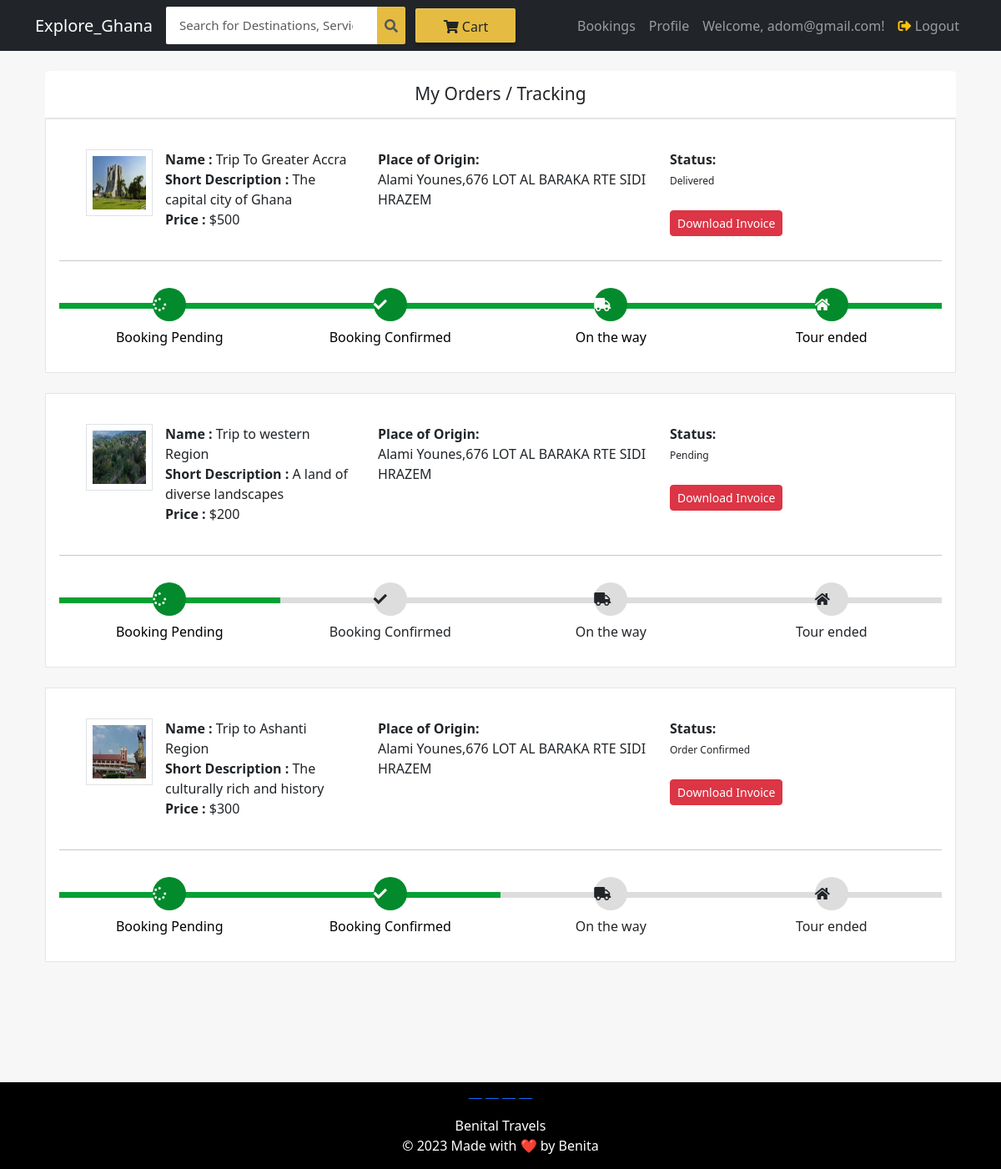
Page /my-order (signed in) on the earlier database version.
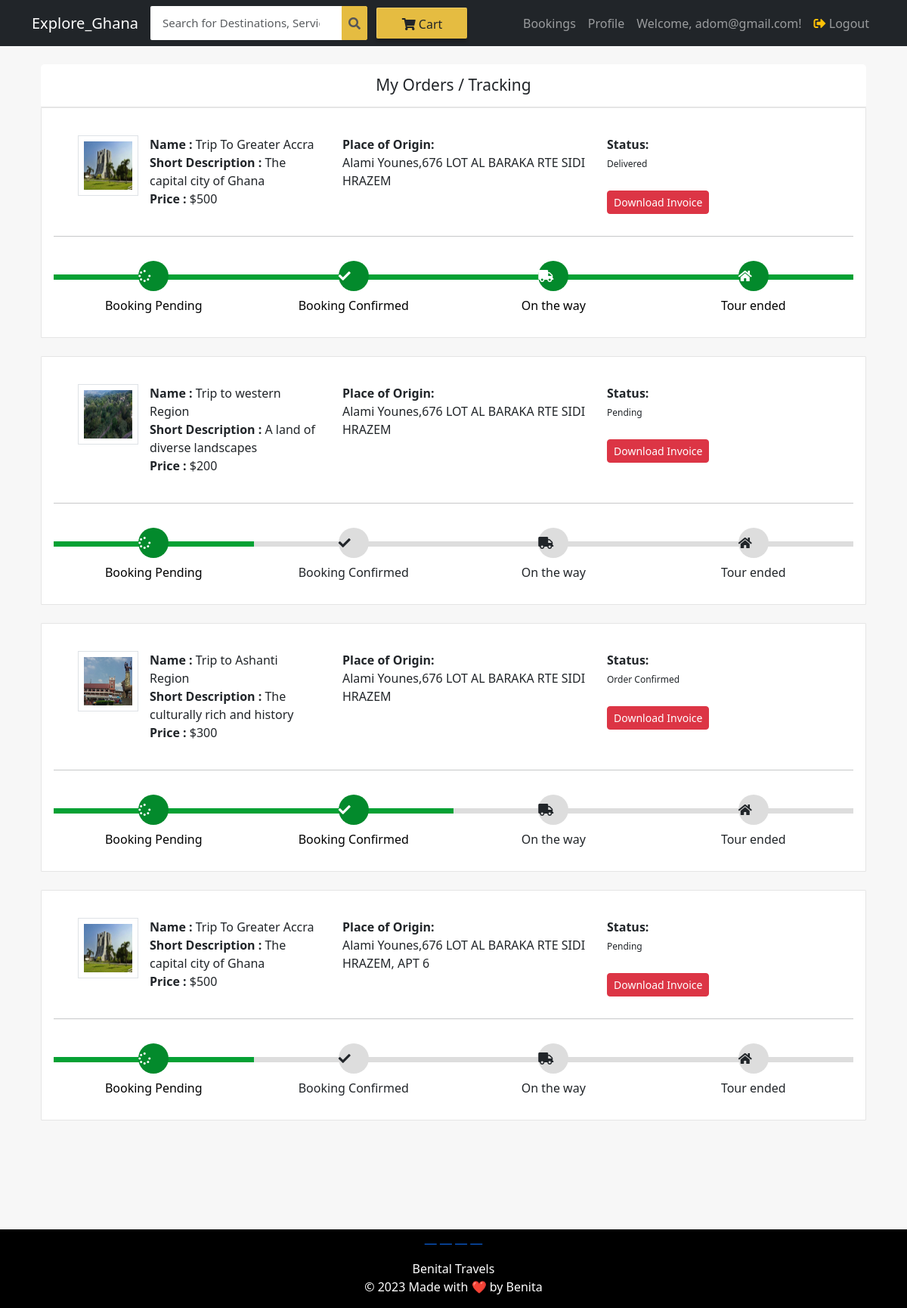
Same page on the later database version.
### ecom/models.py (models this page shows, shortened)
class Product(models.Model):
    name = models.CharField(max_length=40)
    product_image = models.ImageField(upload_to='product_image/', null=True, blank=True)
    price = models.PositiveIntegerField()
    detailed_description = models.CharField(max_length=2000 ,default='Fill in ')
    short_description = models.CharField(max_length=40)

class Orders(models.Model):
    STATUS =(
        ('Pending','Pending'),
        ('Confirmed',' Confirmed'),
        ('Tour Started','Tour Started'),
        ('Tour Ended','Tour Ended'),
    )
    customer=models.ForeignKey('Customer', on_delete=models.CASCADE,null=True)
    product=models.ForeignKey('Product',on_delete=models.CASCADE,null=True)
    email = models.CharField(max_length=50,null=True)
    address = models.CharField(max_length=500,null=True)
    mobile = models.CharField(max_length=20,null=True)
    order_date= models.DateField(auto_now_add=True,null=True)
    status=models.CharField(max_length=50,null=True,choices=STATUS)

### ecom/views.py (the view)
# urls.py: path('my-order', views.my_order_view,name='my-order'),
@login_required(login_url='customerlogin')
@user_passes_test(is_customer)
def my_order_view(request):
    customer=models.Customer.objects.get(user_id=request.user.id)
    user_name = request.user.username
    orders=models.Orders.objects.all().filter(customer_id = customer)
    ordered_products=[]
    for order in orders:
        ordered_product=models.Product.objects.all().filter(id=order.product.id)
        ordered_products.append(ordered_product)
    return render(request,'ecom/my_order.html',{'data':zip(ordered_products,orders),'user_name':user_name})

### ecom/views.py (called while the page is built)
def is_customer(user):
    return user.groups.filter(name='CUSTOMER').exists()

### templates/ecom/my_order.html (shortened to what this page needs)
{% extends 'ecom/customer_base.html' %}
{% load static %}
{% block content %}
<br>
<div class="container">
    <header class="card-header" style="text-align:center; font-size: 21px"> My Orders / Tracking </header>
    {% for products,order in data %}
    <article class="card">
        <div class="card-body">
            <ul class="row" style="margin-left:20px;margin-top:20px;">
                <li class="col-md-4">
                  <figure class="itemside mb-3">
                    {%for product in products%}
                      <div class="aside"><img src="{% static product.product_image.url %}" class="img-sm border"></div>
                      <figcaption class="info align-self-center">
                          <p class="title"><strong>Name : </strong>{{product.name}} <br> <strong>Short Description : </strong>{{product.short_description}} <br> <strong>Price : </strong>${{product.price}}</p>
                      </figcaption>
                  </figure>
                </li>
                <li class="col-md-4">
                    <div class="col"> <strong>Place of Origin:</strong> <br> {{order.address}}</div>
                </li>
                <li class="col-md-4">
                    <div class="col"> <strong>Status:</strong> <br>
                        {% if order.status == 'Pending'%}
                        <td> <span class="label label-info" style="font-size: 12px; border-radius: 30px;">{{order.status}}</span></td>
                        {% elif order.status == 'Delivered' %}
                        <td> <span class="label label-success" style="font-size: 12px; border-radius: 30px;">{{order.status}}</span></td>
                        {% elif order.status == 'Out for Delivery' %}
                        <td> <span class="label label-default" style="font-size: 12px; border-radius: 30px;">{{order.status}}</span></td>
                        {%else%}
                          <td> <span class="label label-primary" style="font-size: 12px; border-radius: 30px;">{{order.status}}</span></td>
                        {%endif%}
                    </div> <br>
                    <h4><a style="text-decoration:none;" href="{% url 'download-invoice' order.id product.id  %}" ><button class="btn btn-danger btn-sm">Download Invoice</button></a></h4>
                </li>
                {%endfor%}
            </ul>
            <hr>
            <div class="track">
                {%if order.status == 'Pending' %}
                <div class="step active"> <span class="icon"> <i style="padding-top:3px; padding-right:25px;" class="fa fa-spinner"></i> </span> <span class="text">Booking Pending</span> </div>
                <div class="step "> <span class="icon"> <i style="padding-top:3px; padding-right:25px;" class="fa fa-check"></i> </span> <span class="text"> Booking Confirmed</span> </div>
                <div class="step "> <span class="icon"> <i style="padding-top:3px; padding-right:25px;" class="fa fa-truck"></i> </span> <span class="text"> On the way </span> </div>
                <div class="step "> <span class="icon"> <i style="padding-top:3px; padding-right:25px;" class="fa fa-home"></i> </span> <span class="text">Tour ended</span> </div>
                {%elif order.status == 'Order Confirmed' %}
                <div class="step active"> <span class="icon"> <i style="padding-top:3px; padding-right:25px;" class="fa fa-spinner"></i> </span> <span class="text">Booking Pending</span> </div>
                <div class="step active"> <span class="icon"> <i style="padding-top:3px; padding-right:25px;" class="fa fa-check"></i> </span> <span class="text"> Booking Confirmed</span> </div>
                <div class="step "> <span class="icon"> <i style="padding-top:3px; padding-right:25px;" class="fa fa-truck"></i> </span> <span class="text"> On the way </span> </div>
                <div class="step "> <span class="icon"> <i style="padding-top:3px; padding-right:25px;" class="fa fa-home"></i> </span> <span class="text">Tour ended</span> </div>
                {%else%}
                <div class="step active"> <span class="icon"> <i style="padding-top:3px; padding-right:25px;" class="fa fa-spinner"></i> </span> <span class="text">Booking Pending</span> </div>
                <div class="step active"> <span class="icon"> <i style="padding-top:3px; padding-right:25px;" class="fa fa-check"></i> </span> <span class="text"> Booking Confirmed</span> </div>
                <div class="step active"> <span class="icon"> <i style="padding-top:3px; padding-right:25px;" class="fa fa-truck"></i> </span> <span class="text"> On the way </span> </div>
                <div class="step active"> <span class="icon"> <i style="padding-top:3px; padding-right:25px;" class="fa fa-home"></i> </span> <span class="text">Tour ended</span> </div>
                {%endif%}
            </div>
        </div>
    </article><br>
    {%endfor%}
</div>
<br><br><br><br><br>
{% endblock content %}

### templates/ecom/customer_base.html (shortened to what this page needs)
{% load static %}
<!DOCTYPE html>
<html>
<head>
    <link href="https://cdn.jsdelivr.net/npm/bootstrap@5.3.0/dist/css/bootstrap.min.css" rel="stylesheet">
    <link rel="stylesheet" href="https://maxcdn.bootstrapcdn.com/font-awesome/4.7.0/css/font-awesome.min.css">
    <link rel="stylesheet" href="https://cdnjs.cloudflare.com/ajax/libs/font-awesome/5.15.3/css/all.min.css" />
</head>
<body>
<nav id="navbar" class="navbar navbar-expand-lg navbar-dark bg-dark">
  <div class="container">
    <a class="navbar-brand" href="/">Explore_Ghana</a>
    <div class="collapse navbar-collapse" id="navbar-collapse">
<form action="/search" method="get" class="d-flex navbar-form navbar-right">
  <div class="input-group">
    <input class="form-control navbar-input" type="search" placeholder="Search for Destinations, Services and more" name="query" id="query">
    <div class="input-group-append">
      <button class="btn btn-outline-light navbar-button px-2" type="submit"  style="height: 45px;">
        <span class="fa fa-search"></span>
      </button>
    </div>
  </div>
</form>
      <a class="navbar-text cart-button" href="/cart-client">
        <span class="fa fa-shopping-cart cart-svg"></span>  Cart
      </a>
      <ul class="navbar-nav ms-auto">
        <li class="nav-item">
          <a class="nav-link" href="/my-order">Bookings</a>
        </li>
        <li class="nav-item">
          <a class="nav-link" href="/my-profile">Profile</a>
        </li>
        <li class="nav-item">
          <span class="nav-link">Welcome, {{ user_name }}!</span>
        </li>
        <li class="nav-item">
          <a class="nav-link" href="/logout">
           <i class="fa fa-sign-out-alt text-warning"></i> Logout
         </a>
        </li>
      </ul>
    </div>
  </div>
</nav>
<div class="container">
    <div class="row">
        <div class="col-md-12 col-sm-12">
            {% block content %}
            {% endblock content %}
        </div>
    </div>
</div>
<footer style="background-color: black;">
    <div class="container">
        <div class="row">
            <div class="col-md-12 col-sm-12 text-center">
                <p>
                    <a href="https://www.facebook.com/benita.katalena" class="fa fa-facebook"></a>
                    <a href="https://wa.me/233558803168" class="fa fa-whatsapp"></a>
                    <a href="https://instagram.com/mami.gyamfua?igshid=MzRlODBiNWFlZA==" class="fa fa-instagram"></a>
                    <a href="#" class="fa fa-twitter"></a>
                </p>
            </div>
        </div>
        <div class="row">
            <div class="col-md-12 col-sm-12 text-center">
                <div style="color:#ffffff;" class="wow fadeInUp footer-copyright">
                    <p>Benital Travels<br>
                        &copy; 2023 Made with  &#10084;&#65039; by Benita
                    </p>
                </div>
            </div>
        </div>
    </div>
</footer>
</body>
</html>

### templates/ecom/customer_base.html (style rules this page uses)
body { background-color: #f7f7f7; }
.navbar-input { padding: 11px 16px; border-radius: 2px 0 0 2px; border: 0 none; outline: 0 none; font-size: 15px; }
.navbar-button { background-color: #e5bc41; border: 1px solid #e5bc41; border-radius: 0 2px 2px 0; color: #565656; padding: 10px 0; height: 43px; cursor: pointer; }
.cart-button { background-color: #E5BC41; box-shadow: 0 4px 4px 0 rgba(0, 0, 0, .23), inset 1px 1px 0 0 hsla(0, 0%, 100%, .2); padding: 10px 0; text-align: center; height: 41px; border-radius: 2px; font-weight: 500; width: 120px; display: inline-block; color: #FFFFFF; text-decoration: none; color: inherit; border: none; outline: none; }

### templates/ecom/my_order.html (style rules this page uses)
body { background-color: #f7f7f7; }
.container { margin-top: 0px; margin-bottom: 0px }
.card { position: relative; display: -webkit-box; display: -ms-flexbox; display: flex; -webkit-box-orient: vertical; -webkit-box-direction: normal; -ms-flex-direction: column; flex-direction: column; min-width: 0; word-wrap: break-word; background-color: #fff; background-clip: border-box; border: 1px solid rgba(0, 0, 0, 0.1); border-radius: 0.10rem }
.card-header:first-child { border-radius: calc(0.37rem - 1px) calc(0.37rem - 1px) 0 0 }
.card-header { padding: 0.75rem 1.25rem; margin-bottom: 0; background-color: #fff; border-bottom: 1px solid rgba(0, 0, 0, 0.1) }
.track { position: relative; background-color: #ddd; height: 7px; display: -webkit-box; display: -ms-flexbox; display: flex; margin-bottom: 60px; margin-top: 50px }
.track .step { -webkit-box-flex: 1; -ms-flex-positive: 1; flex-grow: 1; width: 25%; margin-top: -18px; text-align: center; position: relative }
.track .step.active:before { background: #05a134 }
.track .step::before { height: 7px; position: absolute; content: ""; width: 100%; left: 0; top: 18px }
.track .step.active .icon { background: #038a2c; color: #fff }
.track .icon { display: inline-block; width: 40px; height: 40px; line-height: 40px; position: relative; border-radius: 100%; background: #ddd }
.track .step.active .text { font-weight: 400; color: #000 }
.track .text { display: block; margin-top: 7px }
.itemside { position: relative; display: -webkit-box; display: -ms-flexbox; display: flex; width: 100% }
.itemside .aside { position: relative; -ms-flex-negative: 0; flex-shrink: 0 }
.img-sm { width: 80px; height: 80px; padding: 7px }
ul.row, ul.row-sm { list-style: none; padding: 0 }
.itemside .info { padding-left: 15px; padding-right: 7px }
.itemside .title { display: block; margin-bottom: 5px; color: #212529 }
p { margin-top: 0; margin-bottom: 1rem }

Differences in the rows shown:
added Orders: address "Alami Younes,676 LOT AL BARAKA RTE SIDI HRAZEM, APT 6", status "Pending", shows "Booking Pending", Product (product_image (picture), name "Trip To Greater Accra", short_description "The capital city of Ghana", price "500")
